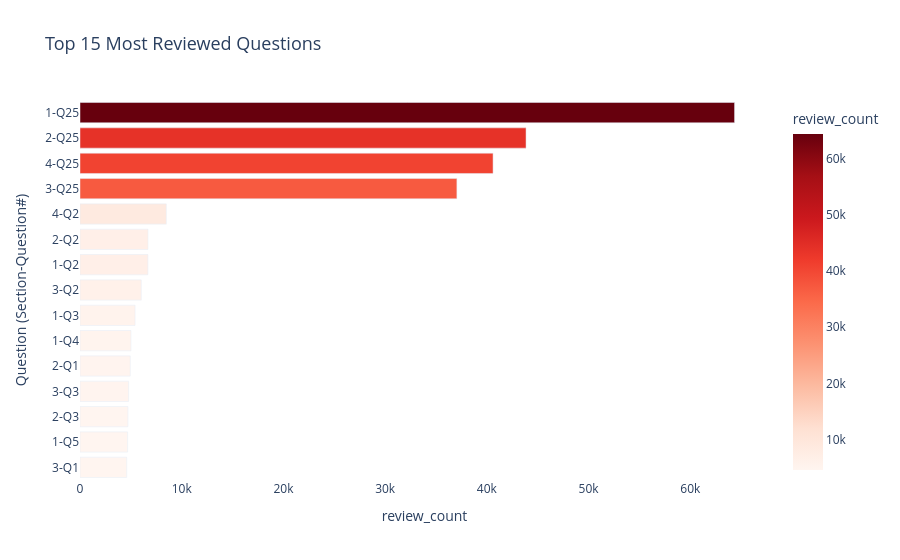

The cell this chart's notebook holds for it:
### Markdown cell above
## Analysis 7: Most Reviewed Questions

**Question:** Which questions were flagged for review the most?

High flag counts on specific questions directly identify 
the hardest or most confusing questions in the exam.

### Code cell
df_most_reviewed = df_filtered[df_filtered['activity'] == 'Mark for Review & Next']\
    .groupby(['question_section', 'question_display_id']).size()\
    .reset_index(name='review_count')\
    .sort_values('review_count', ascending=False)\
    .head(15)

fig = px.bar(
    df_most_reviewed,
    x='review_count',
    y=df_most_reviewed['question_section'].astype(str) + '-Q' + df_most_reviewed['question_display_id'].astype(str),
    orientation='h',
    title='Top 15 Most Reviewed Questions',
    labels={'x': 'Review Count', 'y': 'Question (Section-Question#)'},
    color='review_count',
    color_continuous_scale='Reds'
)

fig.update_layout(
    plot_bgcolor='white',
    title_font_size=18,
    yaxis={'categoryorder': 'total ascending'},
    showlegend=False
)

fig.show()

### Figure 1 — Plotly figure (JSON) as saved in the notebook; plotly's stock layout.template omitted (floating-point values rounded to 4 significant figures)
{"data": [{"alignmentgroup": "True", "hovertemplate": "review_count=%{marker.color}<br>Question (Section-Question#)=%{y}<extra></extra>", "legendgroup": "", "marker": {"color": [64350, 43851, 40609, 37052, 8488, 6686, 6672, 6024, 5415, 5018, 4944, 4779, 4713, 4682, 4594], "coloraxis": "coloraxis", "pattern": {"shape": ""}}, "name": "", "offsetgroup": "", "orientation": "h", "showlegend": false, "textposition": "auto", "type": "bar", "x": [64350, 43851, 40609, 37052, 8488, 6686, 6672, 6024, 5415, 5018, 4944, 4779, 4713, 4682, 4594], "xaxis": "x", "y": ["1-Q25", "2-Q25", "4-Q25", "3-Q25", "4-Q2", "2-Q2", "1-Q2", "3-Q2", "1-Q3", "1-Q4", "2-Q1", "3-Q3", "2-Q3", "1-Q5", "3-Q1"], "yaxis": "y"}], "layout": {"barmode": "relative", "coloraxis": {"colorbar": {"title": {"text": "review_count"}}, "colorscale": [[0, "rgb(255,245,240)"], [0.125, "rgb(254,224,210)"], [0.25, "rgb(252,187,161)"], [0.375, "rgb(252,146,114)"], [0.5, "rgb(251,106,74)"], [0.625, "rgb(239,59,44)"], [0.75, "rgb(203,24,29)"], [0.875, "rgb(165,15,21)"], [1, "rgb(103,0,13)"]]}, "legend": {"tracegroupgap": 0}, "plot_bgcolor": "white", "showlegend": false, "title": {"font": {"size": 18}, "text": "Top 15 Most Reviewed Questions"}, "xaxis": {"anchor": "y", "domain": [0, 1], "title": {"text": "review_count"}}, "yaxis": {"anchor": "x", "categoryorder": "total ascending", "domain": [0, 1], "title": {"text": "Question (Section-Question#)"}}}}
